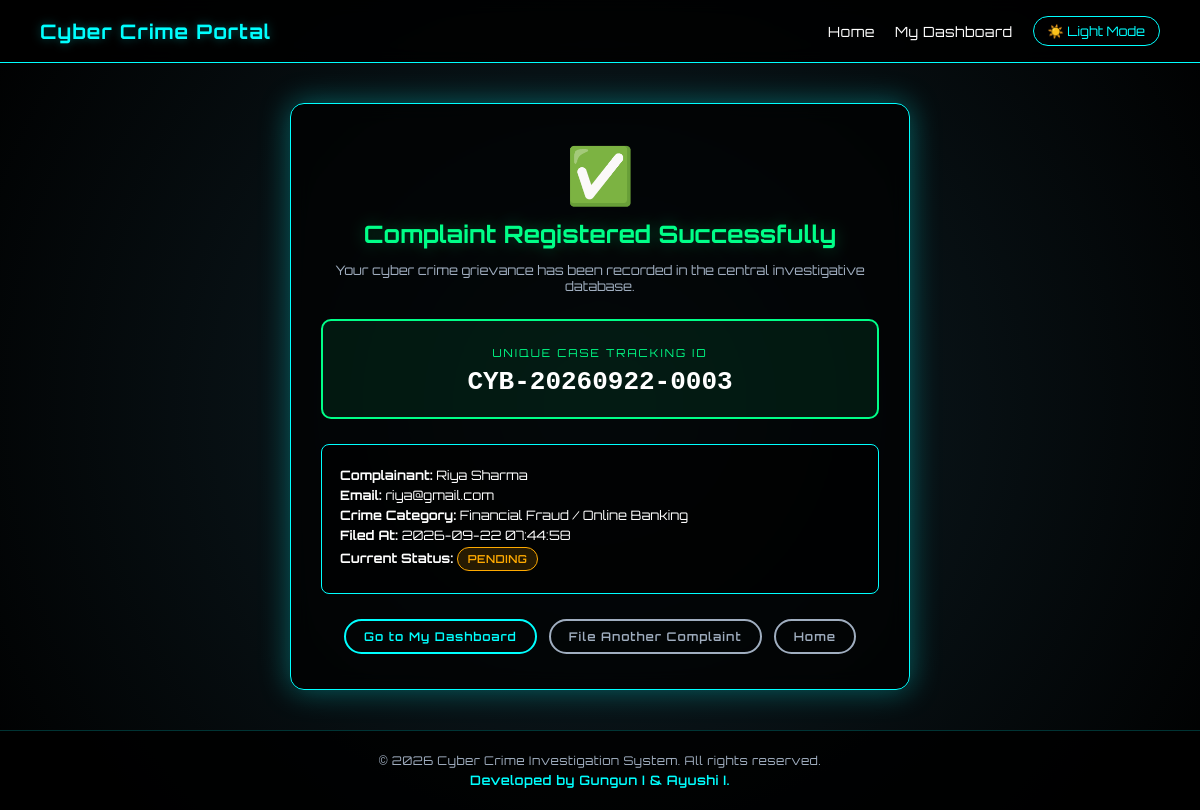
/complaint/success/CYB-20260922-0003 (signed in), run on the app's committed database.
### tables this page shows
CREATE TABLE complaints (
            id TEXT PRIMARY KEY,
            user_id INTEGER,
            name TEXT NOT NULL,
            email TEXT NOT NULL,
            phone TEXT,
            crime_type TEXT NOT NULL,
            description TEXT NOT NULL,
            suspect_info TEXT,
            status TEXT DEFAULT 'Pending',
            assigned_investigator TEXT,
            investigation_notes TEXT,
            filed_at TEXT NOT NULL,
            updated_at TEXT NOT NULL,
            FOREIGN KEY (user_id) REFERENCES users(id)
        );

### app.py (the view)
@app.route('/complaint/success/<complaint_id>')
def complaint_success(complaint_id):
    complaint_data = database.get_complaint_by_id(complaint_id)
    if not complaint_data:
        flash("Complaint not found.", "error")
        return redirect(url_for('complaint'))
    return render_template('complaint_success.html', complaint=complaint_data)

### app.py (called while the page is built)
@app.context_processor
def inject_user():
    current_user = None
    if 'user_id' in session:
        current_user = {
            'id': session.get('user_id'),
            'username': session.get('username'),
            'full_name': session.get('full_name'),
            'role': session.get('role'),
            'badge_number': session.get('badge_number'),
            'department': session.get('department')
        }
    return dict(current_user=current_user, active_case_id=session.get('active_case_id'))

### database.py (called while the page is built)
def get_db_connection():
    conn = sqlite3.connect(DB_PATH)
    conn.row_factory = sqlite3.Row
    return conn

def get_complaint_by_id(complaint_id):
    conn = get_db_connection()
    cursor = conn.cursor()
    cursor.execute('SELECT * FROM complaints WHERE id = ?', (complaint_id,))
    complaint = cursor.fetchone()
    conn.close()
    return complaint

### templates/complaint_success.html (shortened to what this page needs)
<!DOCTYPE html>
<html lang="en">
<head>
    <link rel="stylesheet" href="{{ url_for('static', filename='css/style.css') }}">
</head>
<body>
<div class="navbar">
    <a href="/" class="logo">Cyber Crime Portal</a>
    <div class="nav-links">
        <a href="/">Home</a>
        {% if current_user and current_user.role == 'user' %}
        <a href="/user/dashboard">My Dashboard</a>
        {% endif %}
        <button id="theme-toggle-btn" class="theme-toggle-btn" onclick="toggleTheme()">☀️ Light Mode</button>
    </div>
</div>
<div class="main-wrapper">
    <div class="auth-container" style="max-width: 620px;">
        <div style="font-size: 55px; margin-bottom: 10px;">✅</div>
        <h1 style="color: #00ff88; text-shadow: 0 0 15px rgba(0,255,136,0.3); font-size: 24px; margin-bottom: 8px;">
            Complaint Registered Successfully
        </h1>
        <p style="color: var(--text-muted); font-size: 13px; margin-bottom: 25px;">
            Your cyber crime grievance has been recorded in the central investigative database.
        </p>
        <div style="background: rgba(0, 255, 136, 0.08); border: 2px solid #00ff88; border-radius: 10px; padding: 20px; margin-bottom: 25px;">
            <span style="font-size: 11px; text-transform: uppercase; letter-spacing: 2px; color: #00ff88;">Unique Case Tracking ID</span>
            <div style="font-size: 26px; font-family: monospace; font-weight: bold; color: var(--text-primary); margin-top: 6px;">
                {{ complaint.id }}
            </div>
        </div>
        <div style="text-align: left; background: var(--bg-card); border: 1px solid var(--border-cyan); border-radius: 8px; padding: 18px; margin-bottom: 25px; font-size: 13px;">
            <p style="margin: 4px 0;"><strong>Complainant:</strong> {{ complaint.name }}</p>
            <p style="margin: 4px 0;"><strong>Email:</strong> {{ complaint.email }}</p>
            <p style="margin: 4px 0;"><strong>Crime Category:</strong> {{ complaint.crime_type }}</p>
            <p style="margin: 4px 0;"><strong>Filed At:</strong> {{ complaint.filed_at }}</p>
            <p style="margin: 4px 0;"><strong>Current Status:</strong> <span class="badge badge-pending">{{ complaint.status }}</span></p>
        </div>
        <div style="display: flex; gap: 12px; justify-content: center; flex-wrap: wrap;">
            {% if current_user and current_user.role == 'user' %}
            <a href="/user/dashboard" class="btn btn-sm">Go to My Dashboard</a>
            {% endif %}
            <a href="/complaint" class="btn btn-secondary btn-sm">File Another Complaint</a>
            <a href="/" class="btn btn-secondary btn-sm">Home</a>
        </div>
    </div>
</div>
<footer class="site-footer">
    <p>&copy; 2026 Cyber Crime Investigation System. All rights reserved.</p>
    <p class="dev-credit">Developed by Gungun I &amp; Ayushi I.</p>
</footer>
</body>
</html>

### static/css/style.css (style rules this page uses)
:root { --current-font: 'Orbitron', sans-serif; --bg-body: radial-gradient(circle at center, #0f2027, #000000); --bg-panel: rgba(0, 0, 0, 0.75); --bg-card: rgba(0, 0, 0, 0.65); --border-cyan: #00ffff; --glow-cyan: rgba(0, 255, 255, 0.35); --text-primary: #ffffff; --text-muted: #a0aec0; --text-accent: #00ffff; --nav-bg: rgba(0, 0, 0, 0.85); --footer-bg: rgba(0, 0, 0, 0.85); --input-bg: rgba(0, 0, 0, 0.5); --table-header-bg: rgba(0, 255, 255, 0.12); --table-row-hover: rgba(0, 255, 255, 0.05); --badge-pending: #ffaa00; --badge-investigating: #00aaff; --badge-resolved: #00ff88; }
* { box-sizing: border-box; }
body { margin: 0; font-family: var(--current-font); background: var(--bg-body); color: var(--text-primary); min-height: 100vh; display: flex; flex-direction: column; overflow-x: hidden; transition: background 0.3s ease, color 0.3s ease; }
.navbar { display: flex; justify-content: space-between; align-items: center; padding: 16px 40px; background: var(--nav-bg); border-bottom: 1px solid var(--border-cyan); position: relative; z-index: 100; backdrop-filter: blur(8px); }
.logo { font-size: 20px; font-weight: 700; color: var(--text-accent); text-shadow: 0 0 10px var(--glow-cyan); letter-spacing: 1px; text-decoration: none; }
.nav-links { display: flex; align-items: center; gap: 20px; }
.nav-links a { text-decoration: none; color: var(--text-primary); font-size: 14px; letter-spacing: 0.5px; transition: 0.3s; }
.theme-toggle-btn { background: transparent; border: 1px solid var(--border-cyan); color: var(--text-accent); padding: 6px 14px; border-radius: 20px; cursor: pointer; font-size: 13px; font-family: inherit; display: inline-flex; align-items: center; gap: 6px; transition: 0.3s; }
.main-wrapper { flex: 1; display: flex; flex-direction: column; position: relative; z-index: 1; }
.btn { display: inline-block; padding: 13px 32px; border: 2px solid var(--border-cyan); background: transparent; color: var(--text-accent); font-size: 14px; font-family: inherit; letter-spacing: 1px; border-radius: 30px; cursor: pointer; text-decoration: none; transition: 0.3s; font-weight: 600; }
.btn-secondary { border-color: var(--text-muted); color: var(--text-muted); }
.btn-sm { padding: 8px 18px; font-size: 12px; border-radius: 20px; }
.auth-container { max-width: 480px; margin: 40px auto; padding: 35px 30px; background: var(--bg-panel); border: 1px solid var(--border-cyan); border-radius: 14px; box-shadow: 0 0 30px var(--glow-cyan); backdrop-filter: blur(10px); text-align: center; }
.auth-container h1, .auth-container h2 { color: var(--text-accent); margin: 0 0 20px 0; text-shadow: 0 0 15px var(--glow-cyan); font-size: 26px; }
.badge { display: inline-block; padding: 4px 10px; border-radius: 12px; font-size: 11px; font-weight: 600; text-transform: uppercase; letter-spacing: 0.5px; }
.badge-pending { background: rgba(255, 170, 0, 0.15); border: 1px solid var(--badge-pending); color: var(--badge-pending); }
.site-footer { text-align: center; padding: 18px 15px; color: var(--text-muted); font-size: 12px; border-top: 1px solid rgba(0, 255, 255, 0.2); background: var(--footer-bg); margin-top: auto; letter-spacing: 0.5px; position: relative; z-index: 10; }
.site-footer p { margin: 4px 0; }
.site-footer .dev-credit { color: var(--text-accent); font-size: 13px; font-weight: 600; }

### data on the page
complaints: id "CYB-20260922-0003", name "Riya Sharma", email "riya@gmail.com", crime_type "Financial Fraud / Online Banking", filed_at "2026-09-22 07:44:58", status "PENDING"
